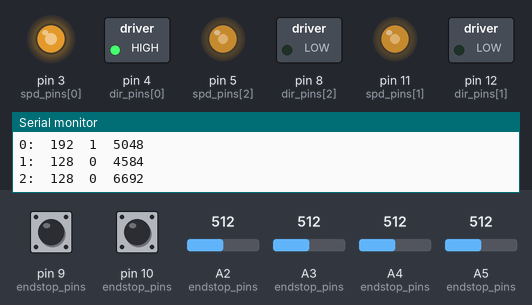
Recording of a sketch running on a simulated Arduino Uno, built with avr-gcc and run on an emulated ATmega328P. Shown: switched loads named in the sketch (green lamp = pin HIGH), output pins drawn as LEDs (lit = HIGH), the last lines printed to the serial monitor. The test bench sets the inputs (shaded band); at power-on: pin 9 (endstop_pins) HIGH, pin 10 (endstop_pins) HIGH, A2 (endstop_pins) = 512, A3 (endstop_pins) = 512, A4 (endstop_pins) = 512, A5 (endstop_pins) = 512. Random numbers use the default seed unless the sketch sets one; EEPROM starts erased.

Above: at 1.2 s.
1.3 s: pin 9 (endstop_pins) pulled LOW for 0.15 s
At 2.9 s:
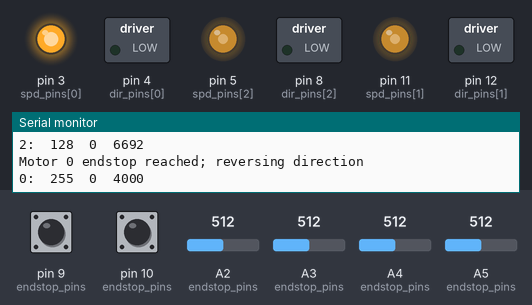
4.4 s: pin 10 (endstop_pins) pulled LOW for 0.15 s
At 5.6 s:
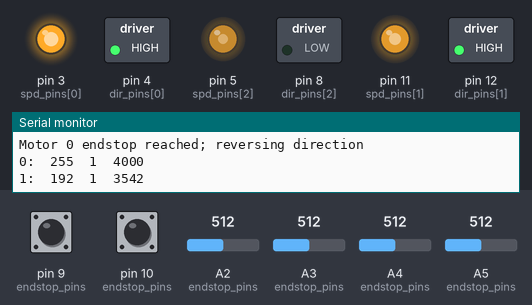
7.5 s: pin 9 (endstop_pins) pulled LOW for 1 s
11.5 s: pin 10 (endstop_pins) pulled LOW for 1 s
15.5 s: pin 9 (endstop_pins) pulled LOW for 0.15 s
At 16.1 s:
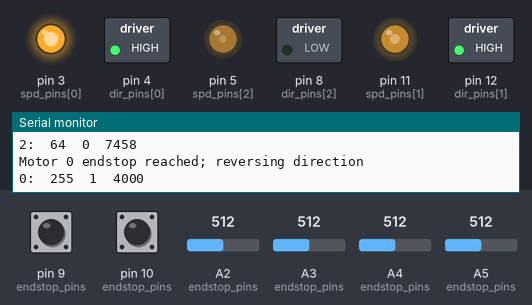
18.6 s: pin 10 (endstop_pins) pulled LOW for 0.15 s
At 23.7 s:
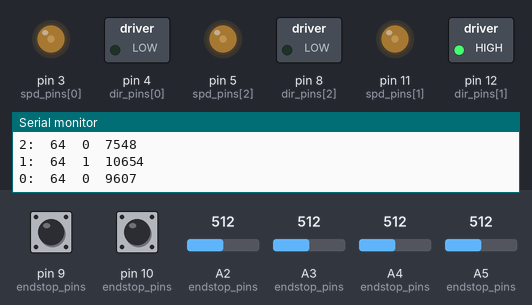
Timing chart, 0 to 24.2 s (numbered marks = the images above; inputs shaded):
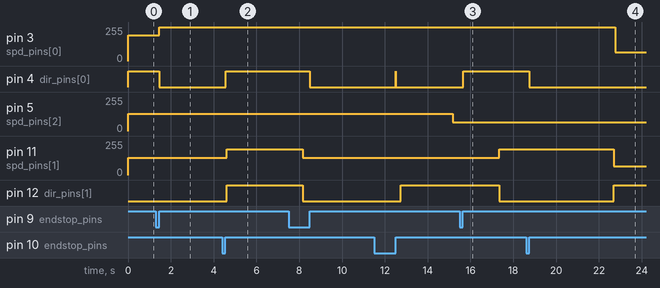

The sketch:

doig_animatronics.ino
```cpp
#include <avr/eeprom.h>

/*==============================================================================
  Call reseedRandom once in setup to start random on a new sequence.  Uses
  four bytes of EEPROM.
==============================================================================*/
void reseedRandom( uint32_t* address )
{
  static const uint32_t HappyPrime = 127807 /*937*/;
  uint32_t raw;
  unsigned long seed;

  // Read the previous raw value from EEPROM
  raw = eeprom_read_dword( address );

  // Loop until a seed within the valid range is found
  do
  {
    // Incrementing by a prime (except 2) every possible raw value is visited
    raw += HappyPrime;

    // Park-Miller is only 31 bits so ignore the most significant bit
    seed = raw & 0x7FFFFFFF;
  }
  while ( (seed < 1) || (seed > 2147483646) );

  // Seed the random number generator with the next value in the sequence
  srandom( seed );

  // Save the new raw value for next time
  eeprom_write_dword( address, raw );
}
inline void reseedRandom( unsigned short address )
{
  reseedRandom( (uint32_t*)(address) );
}
uint32_t reseedRandomSeed EEMEM = 0xFFFFFFFF;

int endstop_pins[3][2] = {
  {9, 10},
  {A2, A3},
  {A4, A5}
};
bool prev_endstop0_val[3] = {false, false, false};
bool prev_endstop1_val[3] = {false, false, false};
long endstop_trig[3];
int endstop_timeout = 500;

/*int motor_pins[3][2] = {
  // speed, direction
  {3, 4},
  {5, 8},
  {6, 7}
};*/

int spd_pins[3] = {3, 11, 5};
int dir_pins[3] = {4, 12, 8};

// variables for tracking current behavior of motors
long motor_move_start[3] = { -1, -1, -1 };
long motor_move_dur[3] = { 0, 0, 0 };
int motor_speed[3] = { 0, 0, 0 };
bool motor_dir[3] = { true, true, true };

// options for speed
int speeds[4] = { 255, 192, 128, 64 };

void setup() {
  Serial.begin(9600);
  reseedRandom( &reseedRandomSeed );

  for (int i = 0; i < 3; i++) {
    pinMode(spd_pins[i], OUTPUT); // speed
    pinMode(dir_pins[i], OUTPUT); // direction
    digitalWrite(spd_pins[i], LOW);

    endstop_trig[i] = millis();

    newMove(i, false);
  }

  pinMode(endstop_pins[0][0], INPUT_PULLUP);
  pinMode(endstop_pins[0][1], INPUT_PULLUP);
}

void loop() {
  for (int i = 0; i < 3; i++) {
    // If we've been moving for as long as we were supposed to...
    if (millis() - motor_move_start[i] > motor_move_dur[i]) {
      newMove(i, false);
    }

    // check end stops; sometimes flickers to 1 on the analog read
    bool endstop0_val = i == 0 ? digitalRead(endstop_pins[i][0]) : analogRead(endstop_pins[i][0]) > 0;
    bool endstop1_val = i == 0 ? digitalRead(endstop_pins[i][1]) : analogRead(endstop_pins[i][1]) > 0;
    //if (i == 1) Serial.println(endstop0_val);
    if (((endstop0_val && !prev_endstop0_val[i])  || (endstop1_val && !prev_endstop1_val[i])) && (millis() - endstop_trig[i]) >= endstop_timeout) {
      newMove(i, true);
      endstop_trig[i] = millis();
      //digitalWrite(spd_pins[i], 0); // immediately stop the motor
    }

    prev_endstop0_val[i] = endstop0_val;
    prev_endstop1_val[i] = endstop1_val;
  }
  delay(10);
}

void newMove(int which, bool end_stop) {
  // if this was an end stop, we go the other direction next
  if (end_stop) {
    Serial.println((String) "Motor " + which + " endstop reached; reversing direction");
    motor_dir[which] = !motor_dir[which];
    motor_speed[which] = 255;
    motor_move_dur[which] = 4000;
  }
  else {
    // randomly generate a direction
    motor_dir[which] = random(2);

    // speed: quantized
    int spd = random(4);
    motor_speed[which] = speeds[spd];

    // duration: longer for slower speeds
    spd++;
    int dur = (1000 * spd) + random(2000 * spd);
    motor_move_dur[which] = dur;
  }

  motor_move_start[which] = millis();
  Serial.println((String) which + ":\t" + motor_speed[which] + "\t" + motor_dir[which] + "\t" + motor_move_dur[which]);
  digitalWrite(dir_pins[which], motor_dir[which]);
  analogWrite(spd_pins[which], motor_speed[which]);
}
```

Measured:
- after the input at 1.3 s, pin 3 (spd_pins[0]): 192/255 → 255/255 after 0.16 s; pin 4 (dir_pins[0]): HIGH → LOW after 0.16 s
- after the input at 4.4 s, pin 4 (dir_pins[0]): LOW → HIGH after 0.16 s
- after the input at 15.5 s, pin 4 (dir_pins[0]): LOW → HIGH after 0.16 s
- after the input at 18.6 s, pin 12 (dir_pins[1]): LOW → HIGH after 4.1 s
